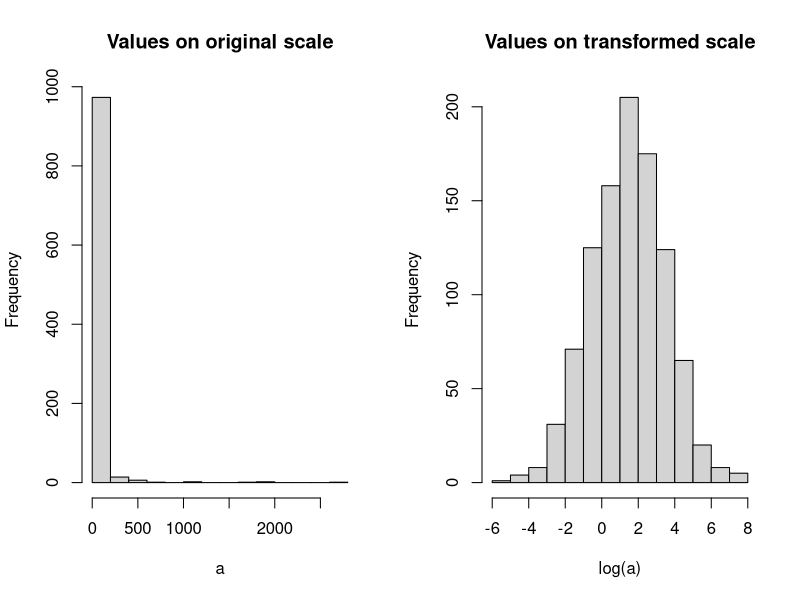
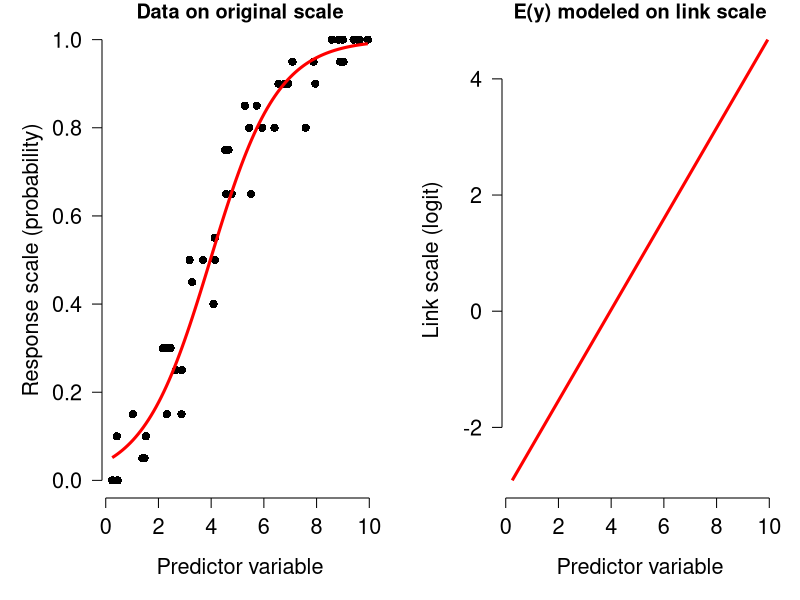
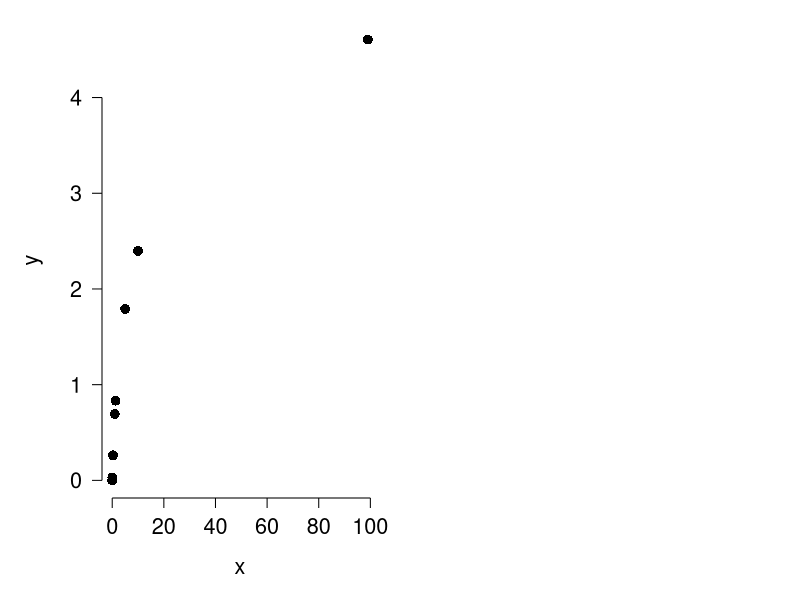
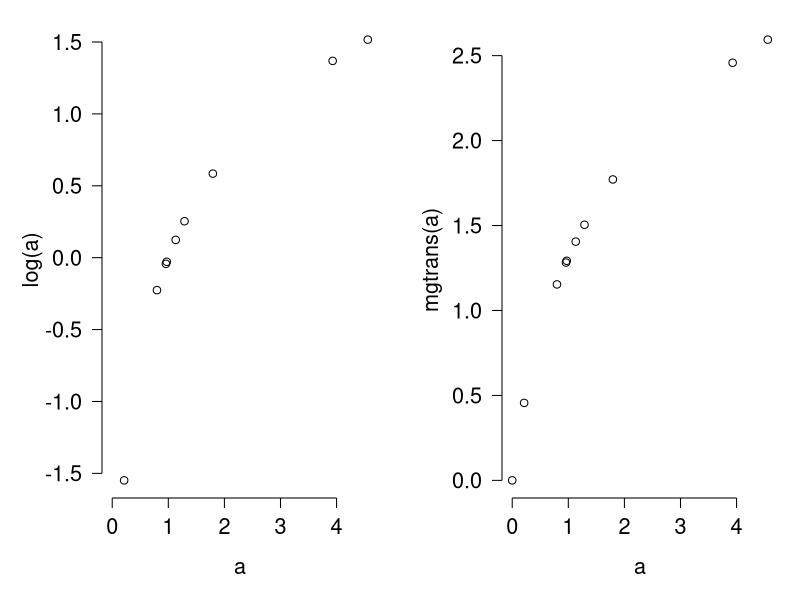
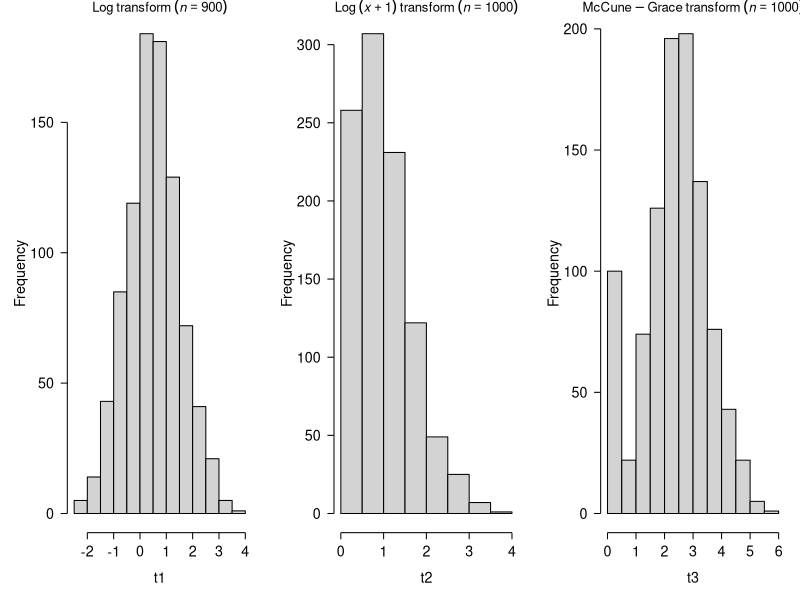
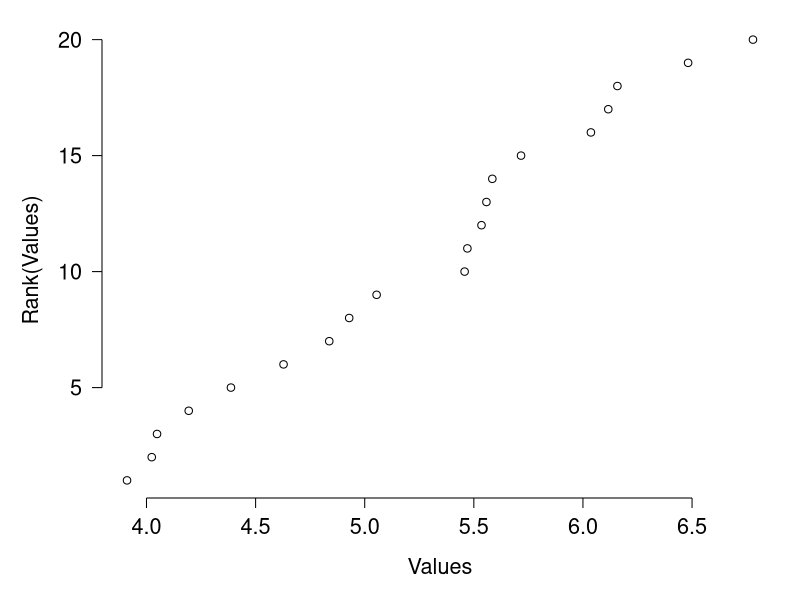
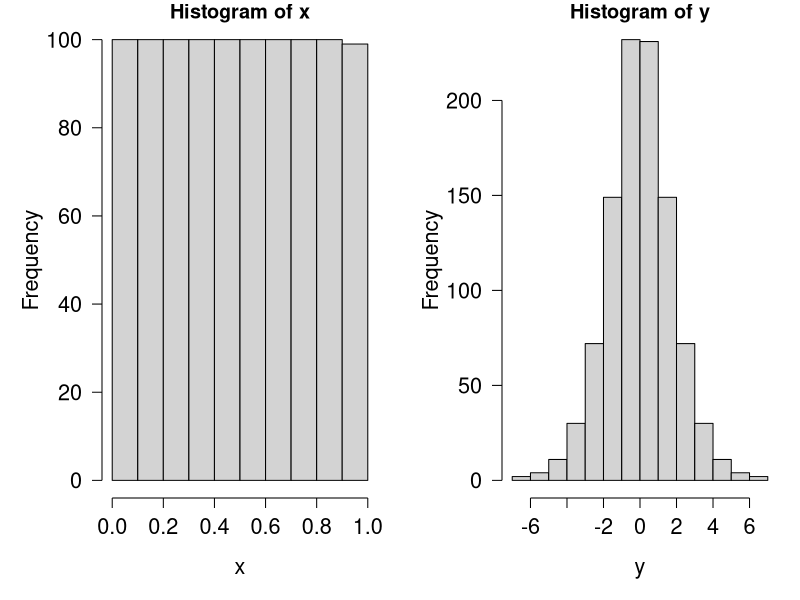
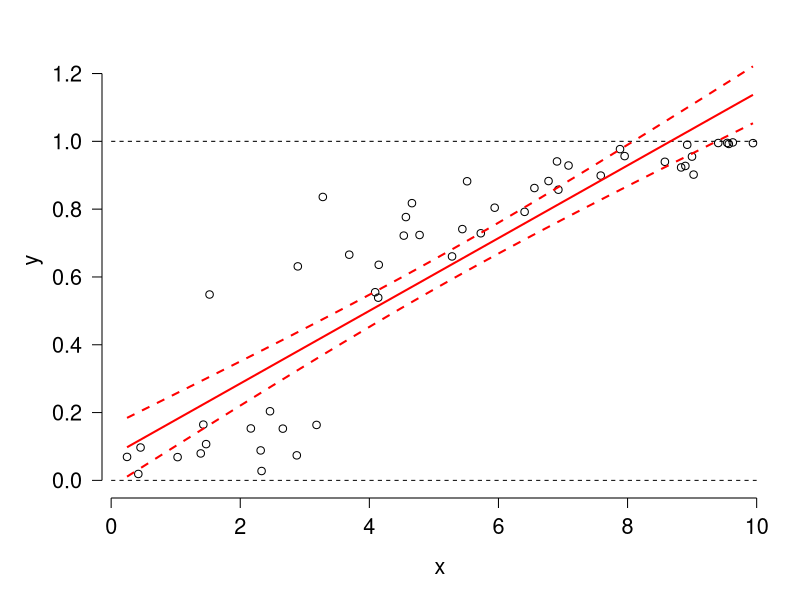

Write the R code that produced these figures, in order. (Note: this script raises an error after producing the figures.)
## ---- chunk 1
a <- rlnorm(1000, 1.5, 2)
par(mfrow=c(1,2))
hist(a, main="Values on original scale")
hist(log(a), main="Values on transformed scale")
## ---- chunk 2
#| echo: false
#| fig.width: 8
#| fig.height: 4


set.seed(123)

n <- 50
x <- runif(n, 0, 10)

# expected probability follows a logistic relationship
eta <- -3 + 0.75*x
p <- plogis(eta)

# observed successes out of 20 trials
N <- rep(20, n)
success <- rbinom(n, N, p)

# fit binomial GLM
mod1 <- glm(cbind(success, N-success) ~ x,
            family=binomial(link="logit"))

# values for fitted relationship
px <- seq(min(x), max(x), length=100)

# predictions on response and link scales
pred.response <- predict(mod1,
                         newdata=data.frame(x=px),
                         type="response")

pred.link <- predict(mod1,
                     newdata=data.frame(x=px),
                     type="link")

par(mfrow=c(1,2),
    mar=c(5.1, 5.1, 1.1, 1.1),
    las=1, lend=1, bty="n",
    cex.axis=1.3, cex.lab=1.3)

# observed response
plot(x, success/N,
     pch=16, cex=1.1,
     xlab="Predictor variable",
     ylab="Response scale (probability)",
     main="Data on original scale")

points(px, pred.response,
       type="l", lwd=3, col="red")

# fitted expectation on link scale
plot(px, pred.link,
     type="l", lwd=3, col="red",
     xlab="Predictor variable",
     ylab="Link scale (logit)",
     main="E(y) modeled on link scale")
## ---- chunk 3
# load the dataset from package MASS
data(crabs, package="MASS")

# make a spare copy
x <- crabs
head(x)
## ---- chunk 4
# overwrite (transform in place)
# (ok but can cause headaches later)
x[,4:8] <- apply(x[,4:8], 2, log)
head(x)
## ---- chunk 5
# better way:
# make new variables and 
# add to original data frame (better)
x <- crabs
z <- apply(x[,4:8], 2, log)
z <- as.data.frame(z)
names(z) <- paste(names(z), "log", sep=".")
x <- cbind(x,z)
head(x)
## ---- chunk 6
x <- c(0, 0.003, 0.03, 0.3, 1, 1.3, 5, 10, 99)
y <- log(x+1)
plot(x,y, cex=1.3, pch=16)
## ---- chunk 7
mgtrans <- function(x){
	minx <- min(x[x > 0])
	cons <- trunc(log(minx))
	y <- log(x + exp(cons)) - cons
	return(y)
}

# example usage:
a <- c(0, rlnorm(9))
log(a)
## ---- chunk 8
mgtrans(a)
## ---- chunk 9
# count the points:
par(mfrow=c(1,2))
plot(a, log(a))     # missing one!
plot(a, mgtrans(a))
## ---- chunk 10
set.seed(123)
n <- 1e3
x <- rlnorm(n, 0.5, 1)
x[sample(1:n, 100, replace=FALSE)] <- 0


t1 <- log(x)
t2 <- log(x+1)
t3 <- mgtrans(x)

length(which(is.finite(t1)))
## ---- chunk 11
par(mfrow=c(1,3), cex.main=1.2)
hist(t1, main=expression(Log~transform~(italic(n)==900)))
hist(t2, main=expression(Log~(italic(x)+1)~transform~(italic(n)==1000)))
hist(t3, main=expression(McCune-Grace~transform~(italic(n)==1000)))
## ---- chunk 12
x <- rnorm(20, 5, 1)
y <- rank(x)

par(mfrow=c(1,1))
plot(x,y, xlab="Values", ylab="Rank(Values)")
## ---- chunk 13
# make some random values
x <- runif(10)

# force a tie
x[1] <- x[2]

# fractional ranks for ties:
rank(x)
## ---- chunk 14
# force a three-way tie:
x[3] <- x[2]

# repeated ranks:
rank(x)
## ---- chunk 15
x <- 1:999/1000
y <- qlogis(x)

# compare:
par(mfrow=c(1,2))
hist(x)
hist(y)
## ---- chunk 16
set.seed(123)
n <- 50
x <- runif(n, 0, 10)
z <- -3 + 0.75*x + rnorm(n, 0, 1)
y <- plogis(z)

mod1 <- lm(y~x)
px <- seq(min(x), max(x), length=100)
pred <- predict(mod1, newdata=data.frame(x=px), se.fit=TRUE)
mn <- pred$fit
lo <- qnorm(0.025, mn, pred$se.fit) 
up <- qnorm(0.975, mn, pred$se.fit)

par(mfrow=c(1,1))
plot(x, y, ylim=c(0, 1.3))
segments(0, 1, 10, 1, lty=2)
segments(0, 0, 10, 0, lty=2)
points(px, mn, type="l", lwd=2, col="red")
points(px, lo, type="l", lwd=2, lty=2, col="red")
points(px, up, type="l", lwd=2, lty=2, col="red")
## ---- chunk 17
y2 <- qlogis(y)
mod2 <- lm(y2~x)
pred2 <- predict(mod2, newdata=data.frame(x=px), se.fit=TRUE)
mn2 <- pred2$fit
lo2 <- qnorm(0.025, mn2, pred2$se.fit) 
up2 <- qnorm(0.975, mn2, pred2$se.fit)
# backtransform
mn2 <- plogis(mn2)
lo2 <- plogis(lo2)
up2 <- plogis(up2)

par(mfrow=c(1,1))
plot(x, y, ylim=c(0, 1.3))
segments(0, 1, 10, 1, lty=2)
segments(0, 0, 10, 0, lty=2)
points(px, mn, type="l", lwd=2, col="red")
points(px, lo, type="l", lwd=2, lty=2, col="red")
points(px, up, type="l", lwd=2, lty=2, col="red")
points(px, mn2, type="l", lwd=2, col="blue")
points(px, lo2, type="l", lwd=2, lty=2, col="blue")
points(px, up2, type="l", lwd=2, lty=2, col="blue")
legend("bottomright", 
       legend=c("Linear", "Logit-transformed"),
       lwd=2, col=c("red", "blue"), bg="white")
## ---- chunk 18
# change some values in y to 1 and 0
y[which.max(y)] <- 1
y[which.min(y)] <- 0

# logit transformed values include infinities!
qlogis(y)
## ---- chunk 19
# stabilize logit by setting max to 0.999 and min to 0.001
y <- pmin(0.999, y)
y <- pmax(0.001, y)
qlogis(y)
## ---- chunk 20
x <- 1:99/100
x.log <- qlogis(x)
x.prb <- qnorm(x)

plot(x, x.log, type="l",
    lwd=3, xlab="x", ylab="f(x)")
points(x, x.prb, type="l", lwd=3,
    col="red", lty=2)
abline(h=0, lty=3, col="blue")
abline(v=0.5, lty=3, col="blue")
legend("topleft",
    legend=c("Logit(x)", "Probit(x)"),
    lwd=3, col=c("black", "red"), lty=1:2)
## ---- chunk 21
set.seed(123)
x <- rlnorm(100, 2, 1)
par(mfrow=c(1,3), cex.lab=1.4)
hist(x, main="Original values")
hist(sqrt(x), main="Square root transform", xlab=expression(sqrt(x)))
hist(x^(1/3), main="Cube root transform", xlab=expression(root(x,3)))
## ---- chunk 22
# reset plot layout
par(mfrow=c(1,1))
## ---- chunk 23
# unscaled version:
asin.trans1 <- function(p) {asin(sqrt(p))}

# scaled version:
asin.trans2 <- function(p) {2/pi*asin(sqrt(p))}

# example of use
x <- seq(0.001, 0.999, by=0.001)
y1 <- asin.trans1(x)
y2 <- asin.trans2(x)

# compare with and without 2/pi coefficient:
plot(x,y1, ylim=c(0, 1.6), type="l", lwd=3)
points(x, y2, col="red", type="l", lwd=3, lty=2)
legend("topleft",
       legend=c("Unscaled version", "Scaled version"),
       lwd=3, lty=1:2, col=c("black", "red"), 
       cex=1.4)
## ---- chunk 24
# compare to logit transform:
y3 <- qlogis(x)
plot(x,y1, ylim=c(-5, 5), xlim=c(0,1), type="l")
points(x, y2, col="red", type="l", lwd=3, lty=2)
points(x, y3, col="blue", type="l", lwd=3, lty=3)
legend("topleft", 
       legend=c("Unscaled arcsine",
                "Scaled arcsine",
                "Logit"),
       lty=1:3, lwd=3, col=c("black", "red", "blue"), cex=1.4)
## ---- chunk 25
set.seed(123)

n <- 100
x <- runif(n, 0, 5)

# relationship is linear with normal errors on log scale
logy <- 1 + 0.4*x + rnorm(n, 0, 0.3)
y <- exp(logy)

# but on linear scale, relationship appears nonlinear
plot(x, y, pch=16)
## ---- chunk 26
# fit a linear model
m1 <- lm(y ~ x)

# some model diagnostics
par(mfrow=c(1,2))
plot(m1, which=1)
plot(m1, which=2)
## ---- chunk 27
library(MASS)

bc <- boxcox(m1)
## ---- chunk 28
use.lambda <- bc$x[which.max(bc$y)]
use.lambda
## ---- chunk 29
#| fig.width: 8
#| fig.height: 8


# refit the model with the log transform
m2 <- lm(log(y) ~ x)

# compare diagnostic plots
par(mfrow=c(2,2), mar=c(5.1, 5.1, 2.1, 1.1))
plot(m1, which=1)
plot(m1, which=2)
plot(m2, which=1)
plot(m2, which=2)
